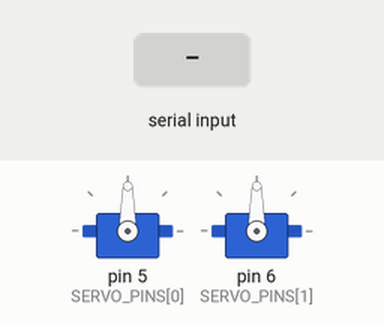
The sketch below on a simulated Arduino Uno, built with avr-gcc and run on an emulated ATmega328P. On the bench: 2 × servo. The test bench sets the inputs (shaded band). What the sketch prints to the serial monitor is not drawn.

Above: at 1.2 s.
1.3 s: "IZQUIERDA\n" received over Serial
At 3.6 s:
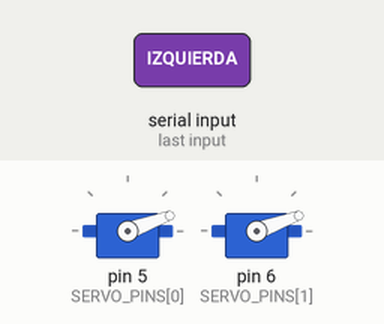
4.3 s: "DERECHA\n" received over Serial
At 5.06 s:
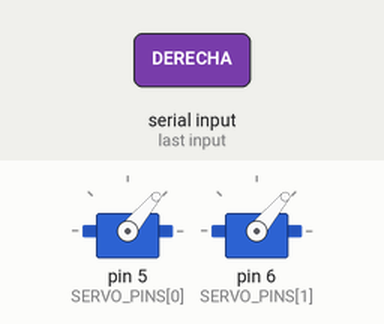
7.3 s: "CERRADA\n" received over Serial
9.2 s: "CENTRO\n" received over Serial
At 9.37 s:
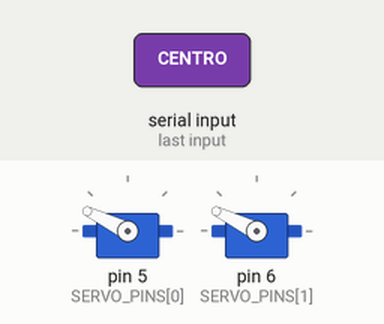
Timing chart, 0 to 12.5 s (numbered marks = the images above; inputs shaded):
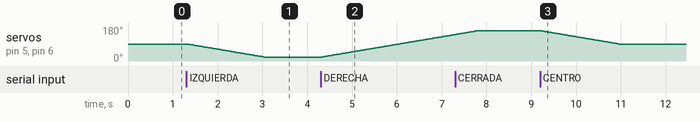

The sketch:

brazo_2_motores.ino
```cpp
/*
  Brazo robot de 2 motores (servos) controlado con gestos de la mano desde la web.

  Movimiento:
    - Mano cerrada (G:CERRADA) -> los dos motores se mueven de a poco hacia la IZQUIERDA.
    - Mano abierta (G:ABIERTA) -> los dos motores se mueven de a poco hacia la DERECHA.
    - Cualquier otro gesto o SIN_MANO -> los motores se quedan quietos donde están.
    Cada motor se frena solo al llegar a su tope (MIN_ANGLE / MAX_ANGLE).

  Conexión (servos tipo SG90, MG90S o MG996R):
    - Señal (cable naranja o amarillo) de cada servo a los pines 5 y 6.
    - Alimentación (rojo y marrón/negro) desde una FUENTE EXTERNA de 5 a 6 V, no desde el pin 5V del Arduino:
      dos servos en movimiento piden más corriente de la que da el USB y el Arduino se reinicia.
    - Unir el GND de la fuente con el GND del Arduino (sin GND común el servo no entiende la señal).

  Seguridad ("hombre muerto"): si los mensajes de la web dejan de llegar durante COMMAND_TIMEOUT_MS (2 s),
  los motores se detienen. La web repite el estado actual varias veces por segundo mientras está conectada.

  Protocolo: 9600 baudios, un mensaje por línea terminado en \n (el mismo que usa hand_leds.ino).
    Recibe:
      X:52 Y:31 D:0 G:CERRADA   -> gesto de la mano (solo importa G)
      SIN_MANO                  -> quieto
      IZQUIERDA | DERECHA | QUIETO | CENTRO   -> prueba manual desde el Monitor Serie
        (los comandos manuales no se frenan por falta de mensajes, sí en los topes; CENTRO vuelve a HOME_ANGLE)
    Responde:
      LISTO: ...                al arrancar (la página espera este mensaje para empezar a enviar)
      OK: BRAZO <ESTADO> <ángulo motor 1> <ángulo motor 2>   cuando cambia el estado
        ESTADO: IZQUIERDA | DERECHA | QUIETO | TOPE (no puede seguir) | CENTRANDO
      AVISO: ...                si se frenó por falta de mensajes
      ERROR: ...                si el mensaje no se entiende
*/

#include <Servo.h>

const long BAUD_RATE = 9600;  // Debe coincidir con BAUD_RATE de la web (js/serial-link.js)

const byte MOTOR_COUNT = 2;
const byte SERVO_PINS[MOTOR_COUNT] = {5, 6};

// Topes de cada motor en grados. Conviene empezar con un rango chico y ampliarlo de a poco:
// si el brazo choca contra algo, el servo se fuerza, se calienta y puede romper los engranajes.
const int MIN_ANGLE[MOTOR_COUNT] = {20, 20};
const int MAX_ANGLE[MOTOR_COUNT] = {160, 160};
const int HOME_ANGLE[MOTOR_COUNT] = {90, 90};  // Posición al encender y con el comando CENTRO

// "Izquierda" baja el ángulo. Si por cómo está montado un motor gira al revés, poner true en ese motor.
const bool REVERSED[MOTOR_COUNT] = {false, false};

const unsigned int DEGREES_PER_SECOND = 40;                          // Velocidad: más alto = más rápido
const unsigned long STEP_INTERVAL_MS = 1000UL / DEGREES_PER_SECOND;  // Tiempo entre pasos de 1 grado
// "Hombre muerto": sin mensajes durante este tiempo, se frena. La web repite el estado cada 0,4 s; si su pestaña
// queda en segundo plano el navegador la frena a 1 vez por segundo, por eso el margen es de 2 s
const unsigned long COMMAND_TIMEOUT_MS = 2000;

// El mensaje más largo esperado ("X:100 Y:100 D:5 G:ABIERTA") tiene 25 caracteres
const byte MAX_LINE_LENGTH = 48;
const byte MAX_GESTURE_LENGTH = 11;

enum Direction { LEFT = -1, STOPPED = 0, RIGHT = 1 };

Servo servos[MOTOR_COUNT];
int angles[MOTOR_COUNT];

Direction direction = STOPPED;
bool isCentering = false;          // true mientras vuelve a HOME_ANGLE (comando CENTRO)
bool isManual = false;             // true si el movimiento lo pidió un comando manual (no aplica el hombre muerto)
bool isAtLimit = false;            // true si ya se avisó que ningún motor puede seguir
unsigned long lastCommandTime = 0; // millis() del último mensaje de la web
unsigned long lastStepTime = 0;

char lineBuffer[MAX_LINE_LENGTH + 1];  // +1 para el '\0' que cierra el texto
byte lineLength = 0;
bool isDiscardingLine = false;  // true si la línea actual ya superó MAX_LINE_LENGTH

void reportState(const __FlashStringHelper* state) {
  Serial.print(F("OK: BRAZO "));
  Serial.print(state);
  for (byte i = 0; i < MOTOR_COUNT; i++) {
    Serial.print(' ');
    Serial.print(angles[i]);
  }
  Serial.println();
}

void reportDirection() {
  if (isCentering) {
    reportState(F("CENTRANDO"));
  } else if (direction == LEFT) {
    reportState(F("IZQUIERDA"));
  } else if (direction == RIGHT) {
    reportState(F("DERECHA"));
  } else {
    reportState(F("QUIETO"));
  }
}

// Cambia el sentido de movimiento. Solo avisa si realmente cambió (la web repite el mismo mensaje seguido)
void setDirection(Direction next, bool manual) {
  isManual = manual;
  if (next == direction && !isCentering) {
    return;
  }
  isCentering = false;
  direction = next;
  isAtLimit = false;
  reportDirection();
}

// Mueve un motor 1 grado en el sentido pedido, sin pasar sus topes. Devuelve false si ya estaba en el tope
bool stepMotor(byte i, int delta) {
  int next = angles[i] + (REVERSED[i] ? -delta : delta);
  if (next < MIN_ANGLE[i] || next > MAX_ANGLE[i]) {
    return false;
  }
  angles[i] = next;
  servos[i].write(next);
  return true;
}

// Mueve un motor 1 grado hacia HOME_ANGLE. Devuelve false si ya llegó
bool stepTowardHome(byte i) {
  if (angles[i] == HOME_ANGLE[i]) {
    return false;
  }
  angles[i] += angles[i] < HOME_ANGLE[i] ? 1 : -1;
  servos[i].write(angles[i]);
  return true;
}

void updateMotion() {
  // Movimiento sin delay(): un paso cada STEP_INTERVAL_MS, así el Arduino sigue leyendo mensajes mientras se mueve
  if (millis() - lastStepTime < STEP_INTERVAL_MS) {
    return;
  }
  lastStepTime = millis();

  if (isCentering) {
    bool isMoving = false;
    for (byte i = 0; i < MOTOR_COUNT; i++) {
      isMoving = stepTowardHome(i) || isMoving;
    }
    if (!isMoving) {
      isCentering = false;
      reportState(F("QUIETO"));
    }
    return;
  }

  if (direction == STOPPED) {
    return;
  }

  bool isMoving = false;
  for (byte i = 0; i < MOTOR_COUNT; i++) {
    isMoving = stepMotor(i, direction) || isMoving;
  }
  // Todos los motores llegaron a su tope: se avisa una sola vez, aunque la mano siga en el mismo gesto
  if (!isMoving && !isAtLimit) {
    isAtLimit = true;
    reportState(F("TOPE"));
  }
}

void checkCommandTimeout() {
  bool isMovingByWeb = (direction != STOPPED || isCentering) && !isManual;
  if (isMovingByWeb && millis() - lastCommandTime > COMMAND_TIMEOUT_MS) {
    Serial.println(F("AVISO: sin mensajes de la web; motores detenidos"));
    setDirection(STOPPED, false);
  }
}

void reportUnknown(const char* line) {
  Serial.print(F("ERROR: no entiendo \""));
  Serial.print(line);
  Serial.println('"');
}

// Interpreta una línea completa
void handleLine(const char* line) {
  int x;
  int y;
  int fingers;
  char gesture[MAX_GESTURE_LENGTH + 1];

  if (strcmp(line, "SIN_MANO") == 0) {
    lastCommandTime = millis();
    setDirection(STOPPED, false);
    return;
  }

  // %11s limita el gesto a MAX_GESTURE_LENGTH caracteres: si cambias uno, cambia el otro
  if (sscanf(line, "X:%d Y:%d D:%d G:%11s", &x, &y, &fingers, gesture) == 4) {
    lastCommandTime = millis();
    if (strcmp(gesture, "CERRADA") == 0) {
      setDirection(LEFT, false);
    } else if (strcmp(gesture, "ABIERTA") == 0) {
      setDirection(RIGHT, false);
    } else {
      setDirection(STOPPED, false);
    }
    return;
  }

  // Comandos manuales para probar el montaje desde el Monitor Serie
  if (strcmp(line, "IZQUIERDA") == 0) {
    setDirection(LEFT, true);
  } else if (strcmp(line, "DERECHA") == 0) {
    setDirection(RIGHT, true);
  } else if (strcmp(line, "QUIETO") == 0) {
    setDirection(STOPPED, true);
  } else if (strcmp(line, "CENTRO") == 0) {
    direction = STOPPED;
    isManual = true;
    isAtLimit = false;
    isCentering = true;
    reportDirection();
  } else {
    reportUnknown(line);
  }
}

void readSerial() {
  while (Serial.available() > 0) {
    char c = (char)Serial.read();

    // El Monitor Serie puede terminar las líneas con \r\n: el \r se ignora
    if (c == '\r') {
      continue;
    }

    if (c == '\n') {
      if (isDiscardingLine) {
        Serial.println(F("ERROR: linea demasiado larga, se descarta"));
        isDiscardingLine = false;
      } else if (lineLength > 0) {
        lineBuffer[lineLength] = '\0';
        handleLine(lineBuffer);
      }
      lineLength = 0;
      continue;
    }

    if (isDiscardingLine) {
      continue;
    }

    // Caso borde: datos sin salto de línea que llenarían la memoria; se descarta la línea entera
    if (lineLength >= MAX_LINE_LENGTH) {
      isDiscardingLine = true;
      lineLength = 0;
      continue;
    }

    lineBuffer[lineLength++] = c;
  }
}

void setup() {
  for (byte i = 0; i < MOTOR_COUNT; i++) {
    // write() antes de attach(): el servo arranca directo en HOME_ANGLE, sin pasar antes por 90 grados
    angles[i] = constrain(HOME_ANGLE[i], MIN_ANGLE[i], MAX_ANGLE[i]);
    servos[i].write(angles[i]);
    servos[i].attach(SERVO_PINS[i]);
  }

  Serial.begin(BAUD_RATE);

  // "LISTO" va primero: la página toma la primera línea recibida como señal de que el sketch arrancó
  Serial.print(F("LISTO: brazo de "));
  Serial.print(MOTOR_COUNT);
  Serial.print(F(" motores en pines"));
  for (byte i = 0; i < MOTOR_COUNT; i++) {
    Serial.print(' ');
    Serial.print(SERVO_PINS[i]);
  }
  Serial.println(F(". Mano cerrada = izquierda, abierta = derecha. Prueba: IZQUIERDA, DERECHA, QUIETO, CENTRO"));

  reportState(F("QUIETO"));  // Informa la posición inicial
}

void loop() {
  readSerial();
  checkCommandTimeout();
  updateMotion();
}
```

Measured:
- after the input at 1.3 s, servo on pin 5 (SERVO_PINS[0]), servo on pin 6 (SERVO_PINS[1]): moves from 90° to 20° over 1.7 s, starting at once
- after the input at 4.3 s, servo on pin 5 (SERVO_PINS[0]), servo on pin 6 (SERVO_PINS[1]): moves from 20° to 140° over 3.0 s, starting at once
- after the input at 9.2 s, servo on pin 5 (SERVO_PINS[0]), servo on pin 6 (SERVO_PINS[1]): moves from 160° to 90° over 1.7 s, starting at once
